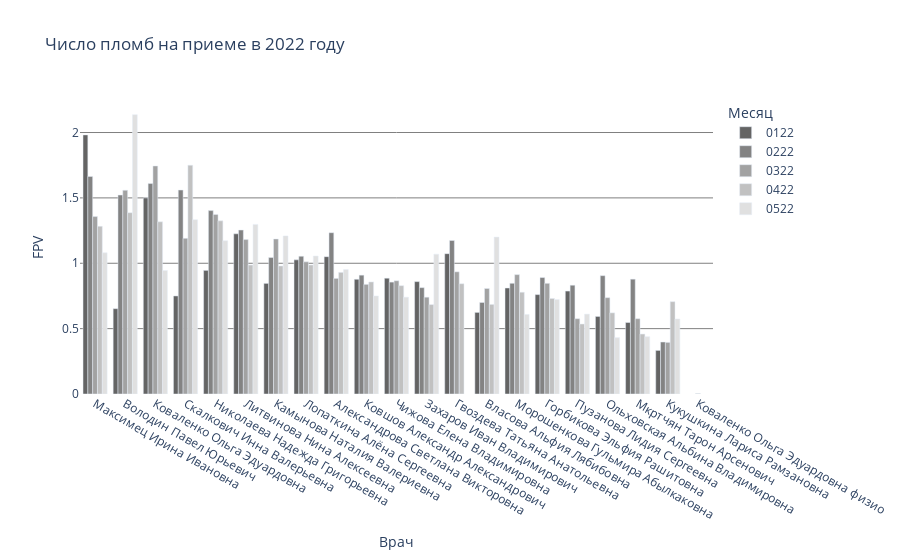

Notebook cell for this chart:
### Code cell
# Средний FPV по месяцам и врачу (ч/б)

px.bar(df_result_by_month.query('(FPV > 0) & (Врач != "Коваленко Ольга Эдуардовна физио")'), 
       x='Врач',
       y='FPV',
       color='Месяц',
       barmode='group',
       color_discrete_sequence=greys,
       title=f"Число пломб на приеме в {year} году").update_xaxes(categoryorder='total descending') \
    .update_layout(plot_bgcolor='rgb(255,255,255)') \
    .update_yaxes(gridcolor='grey')

### Figure 1 — Plotly figure (JSON) as saved in the notebook; plotly's stock layout.template omitted (floating-point values rounded to 4 significant figures)
{"data": [{"alignmentgroup": "True", "hovertemplate": "Месяц=0122<br>Врач=%{x}<br>FPV=%{y}<extra></extra>", "legendgroup": "0122", "marker": {"color": "rgb(100.0, 100.0, 100.0)", "pattern": {"shape": ""}}, "name": "0122", "offsetgroup": "0122", "orientation": "v", "showlegend": true, "textposition": "auto", "type": "bar", "x": ["Александрова Светлана Викторовна", "Власова Альфия Лябибовна", "Володин Павел Юрьевич", "Гвоздева Татьяна Анатольевна", "Горбикова Эльфия Рашитовна", "Захаров Иван Владимирович", "Камынова Наталия Валериевна", "Коваленко Ольга Эдуардовна", "Ковшов Александр Александрович", "Кукушкина Лариса Рамзановна", "Литвинова Нина Алексеевна", "Лопаткина Алёна Сергеевна", "Максимец Ирина Ивановна", "Мкртчян Тарон Арсенович", "Морошенкова Гульмира Абылкаковна", "Николаева Надежда Григорьевна", "Ольховская Альбина Владимировна", "Пузанова Лидия Сергеевна", "Скалкович Инна Валерьевна", "Чижова Елена Владимировна"], "xaxis": "x", "y": [1.05, 0.6241, 0.6526, 1.073, 0.7603, 0.8596, 0.8462, 1.5, 0.8776, 0.3333, 1.225, 1.026, 1.982, 0.5469, 0.8108, 0.9457, 0.5932, 0.7875, 0.75, 0.8857], "yaxis": "y"}, {"alignmentgroup": "True", "hovertemplate": "Месяц=0222<br>Врач=%{x}<br>FPV=%{y}<extra></extra>", "legendgroup": "0222", "marker": {"color": "rgb(131.0, 131.0, 131.0)", "pattern": {"shape": ""}}, "name": "0222", "offsetgroup": "0222", "orientation": "v", "showlegend": true, "textposition": "auto", "type": "bar", "x": ["Александрова Светлана Викторовна", "Власова Альфия Лябибовна", "Володин Павел Юрьевич", "Гвоздева Татьяна Анатольевна", "Горбикова Эльфия Рашитовна", "Захаров Иван Владимирович", "Камынова Наталия Валериевна", "Коваленко Ольга Эдуардовна", "Ковшов Александр Александрович", "Кукушкина Лариса Рамзановна", "Литвинова Нина Алексеевна", "Лопаткина Алёна Сергеевна", "Максимец Ирина Ивановна", "Мкртчян Тарон Арсенович", "Морошенкова Гульмира Абылкаковна", "Николаева Надежда Григорьевна", "Ольховская Альбина Владимировна", "Пузанова Лидия Сергеевна", "Скалкович Инна Валерьевна", "Чижова Елена Владимировна"], "xaxis": "x", "y": [1.234, 0.7, 1.522, 1.174, 0.8906, 0.8136, 1.044, 1.61, 0.9091, 0.3976, 1.254, 1.054, 1.664, 0.8784, 0.8468, 1.403, 0.9051, 0.832, 1.56, 0.8559], "yaxis": "y"}, {"alignmentgroup": "True", "hovertemplate": "Месяц=0322<br>Врач=%{x}<br>FPV=%{y}<extra></extra>", "legendgroup": "0322", "marker": {"color": "rgb(162.0, 162.0, 162.0)", "pattern": {"shape": ""}}, "name": "0322", "offsetgroup": "0322", "orientation": "v", "showlegend": true, "textposition": "auto", "type": "bar", "x": ["Александрова Светлана Викторовна", "Власова Альфия Лябибовна", "Володин Павел Юрьевич", "Гвоздева Татьяна Анатольевна", "Горбикова Эльфия Рашитовна", "Захаров Иван Владимирович", "Камынова Наталия Валериевна", "Коваленко Ольга Эдуардовна", "Коваленко Ольга Эдуардовна физио", "Ковшов Александр Александрович", "Кукушкина Лариса Рамзановна", "Литвинова Нина Алексеевна", "Лопаткина Алёна Сергеевна", "Максимец Ирина Ивановна", "Мкртчян Тарон Арсенович", "Морошенкова Гульмира Абылкаковна", "Николаева Надежда Григорьевна", "Ольховская Альбина Владимировна", "Пузанова Лидия Сергеевна", "Скалкович Инна Валерьевна", "Чижова Елена Владимировна"], "xaxis": "x", "y": [0.8844, 0.8071, 1.558, 0.9346, 0.8467, 0.7405, 1.186, 1.744, 0.002817, 0.8387, 0.3947, 1.181, 1.011, 1.357, 0.5759, 0.913, 1.374, 0.7368, 0.576, 1.19, 0.8662], "yaxis": "y"}, {"alignmentgroup": "True", "hovertemplate": "Месяц=0422<br>Врач=%{x}<br>FPV=%{y}<extra></extra>", "legendgroup": "0422", "marker": {"color": "rgb(193.0, 193.0, 193.0)", "pattern": {"shape": ""}}, "name": "0422", "offsetgroup": "0422", "orientation": "v", "showlegend": true, "textposition": "auto", "type": "bar", "x": ["Александрова Светлана Викторовна", "Власова Альфия Лябибовна", "Володин Павел Юрьевич", "Гвоздева Татьяна Анатольевна", "Горбикова Эльфия Рашитовна", "Захаров Иван Владимирович", "Камынова Наталия Валериевна", "Коваленко Ольга Эдуардовна", "Ковшов Александр Александрович", "Кукушкина Лариса Рамзановна", "Литвинова Нина Алексеевна", "Лопаткина Алёна Сергеевна", "Максимец Ирина Ивановна", "Мкртчян Тарон Арсенович", "Морошенкова Гульмира Абылкаковна", "Николаева Надежда Григорьевна", "Ольховская Альбина Владимировна", "Пузанова Лидия Сергеевна", "Скалкович Инна Валерьевна", "Чижова Елена Владимировна"], "xaxis": "x", "y": [0.9302, 0.6853, 1.387, 0.8434, 0.7308, 0.6839, 0.9792, 1.317, 0.8571, 0.7063, 0.9861, 0.9868, 1.283, 0.4586, 0.7784, 1.324, 0.6207, 0.5354, 1.75, 0.8286], "yaxis": "y"}, {"alignmentgroup": "True", "hovertemplate": "Месяц=0522<br>Врач=%{x}<br>FPV=%{y}<extra></extra>", "legendgroup": "0522", "marker": {"color": "rgb(224.0, 224.0, 224.0)", "pattern": {"shape": ""}}, "name": "0522", "offsetgroup": "0522", "orientation": "v", "showlegend": true, "textposition": "auto", "type": "bar", "x": ["Александрова Светлана Викторовна", "Власова Альфия Лябибовна", "Володин Павел Юрьевич", "Горбикова Эльфия Рашитовна", "Захаров Иван Владимирович", "Камынова Наталия Валериевна", "Коваленко Ольга Эдуардовна", "Ковшов Александр Александрович", "Кукушкина Лариса Рамзановна", "Литвинова Нина Алексеевна", "Лопаткина Алёна Сергеевна", "Максимец Ирина Ивановна", "Мкртчян Тарон Арсенович", "Морошенкова Гульмира Абылкаковна", "Николаева Надежда Григорьевна", "Ольховская Альбина Владимировна", "Пузанова Лидия Сергеевна", "Скалкович Инна Валерьевна", "Чижова Елена Владимировна"], "xaxis": "x", "y": [0.9516, 1.2, 2.136, 0.7222, 1.07, 1.209, 0.9444, 0.75, 0.5738, 1.297, 1.056, 1.08, 0.4386, 0.6087, 1.172, 0.4314, 0.6111, 1.333, 0.7407], "yaxis": "y"}], "layout": {"barmode": "group", "legend": {"title": {"text": "Месяц"}, "tracegroupgap": 0}, "plot_bgcolor": "rgb(255,255,255)", "title": {"text": "Число пломб на приеме в 2022 году"}, "xaxis": {"anchor": "y", "categoryorder": "total descending", "domain": [0, 1], "title": {"text": "Врач"}}, "yaxis": {"anchor": "x", "domain": [0, 1], "gridcolor": "grey", "title": {"text": "FPV"}}}}
